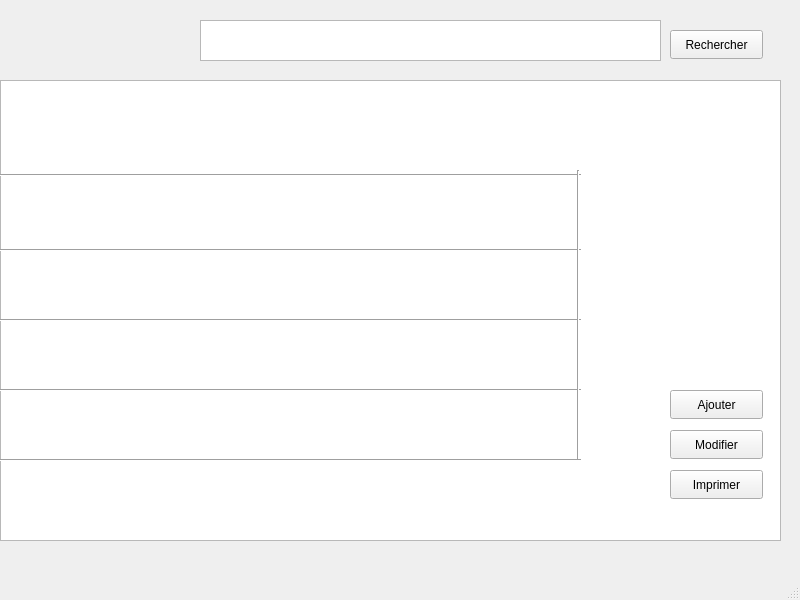
<?xml version="1.0" encoding="UTF-8"?>
<ui version="4.0">
 <class>MainWindow</class>
 <widget class="QMainWindow" name="MainWindow">
  <property name="geometry">
   <rect>
    <x>0</x>
    <y>0</y>
    <width>800</width>
    <height>600</height>
   </rect>
  </property>
  <property name="windowTitle">
   <string>MainWindow</string>
  </property>
  <widget class="QWidget" name="centralwidget">
   <widget class="QPushButton" name="Btnrechercher">
    <property name="geometry">
     <rect>
      <x>670</x>
      <y>30</y>
      <width>93</width>
      <height>29</height>
     </rect>
    </property>
    <property name="text">
     <string>Rechercher</string>
    </property>
   </widget>
   <widget class="QTextEdit" name="textEdit">
    <property name="geometry">
     <rect>
      <x>200</x>
      <y>20</y>
      <width>461</width>
      <height>41</height>
     </rect>
    </property>
   </widget>
   <widget class="QTableView" name="tableView">
    <property name="geometry">
     <rect>
      <x>0</x>
      <y>80</y>
      <width>781</width>
      <height>461</height>
     </rect>
    </property>
   </widget>
   <widget class="QPushButton" name="Btnajouter">
    <property name="geometry">
     <rect>
      <x>670</x>
      <y>390</y>
      <width>93</width>
      <height>29</height>
     </rect>
    </property>
    <property name="text">
     <string>Ajouter</string>
    </property>
   </widget>
   <widget class="QPushButton" name="BtnModifier">
    <property name="geometry">
     <rect>
      <x>670</x>
      <y>430</y>
      <width>93</width>
      <height>29</height>
     </rect>
    </property>
    <property name="text">
     <string>Modifier</string>
    </property>
   </widget>
   <widget class="QPushButton" name="BtnImprimer">
    <property name="geometry">
     <rect>
      <x>670</x>
      <y>470</y>
      <width>93</width>
      <height>29</height>
     </rect>
    </property>
    <property name="text">
     <string>Imprimer</string>
    </property>
   </widget>
   <widget class="Line" name="line">
    <property name="geometry">
     <rect>
      <x>-10</x>
      <y>160</y>
      <width>591</width>
      <height>31</height>
     </rect>
    </property>
    <property name="orientation">
     <enum>Qt::Orientation::Horizontal</enum>
    </property>
   </widget>
   <widget class="Line" name="line_2">
    <property name="geometry">
     <rect>
      <x>0</x>
      <y>240</y>
      <width>581</width>
      <height>20</height>
     </rect>
    </property>
    <property name="orientation">
     <enum>Qt::Orientation::Horizontal</enum>
    </property>
   </widget>
   <widget class="Line" name="line_3">
    <property name="geometry">
     <rect>
      <x>0</x>
      <y>310</y>
      <width>581</width>
      <height>20</height>
     </rect>
    </property>
    <property name="orientation">
     <enum>Qt::Orientation::Horizontal</enum>
    </property>
   </widget>
   <widget class="Line" name="line_4">
    <property name="geometry">
     <rect>
      <x>0</x>
      <y>380</y>
      <width>581</width>
      <height>20</height>
     </rect>
    </property>
    <property name="orientation">
     <enum>Qt::Orientation::Horizontal</enum>
    </property>
   </widget>
   <widget class="Line" name="line_5">
    <property name="geometry">
     <rect>
      <x>570</x>
      <y>170</y>
      <width>16</width>
      <height>291</height>
     </rect>
    </property>
    <property name="orientation">
     <enum>Qt::Orientation::Vertical</enum>
    </property>
   </widget>
   <widget class="Line" name="line_6">
    <property name="geometry">
     <rect>
      <x>0</x>
      <y>450</y>
      <width>581</width>
      <height>20</height>
     </rect>
    </property>
    <property name="orientation">
     <enum>Qt::Orientation::Horizontal</enum>
    </property>
   </widget>
  </widget>
  <widget class="QMenuBar" name="menubar">
   <property name="geometry">
    <rect>
     <x>0</x>
     <y>0</y>
     <width>800</width>
     <height>26</height>
    </rect>
   </property>
  </widget>
  <widget class="QStatusBar" name="statusbar"/>
 </widget>
 <resources/>
 <connections/>
</ui>
